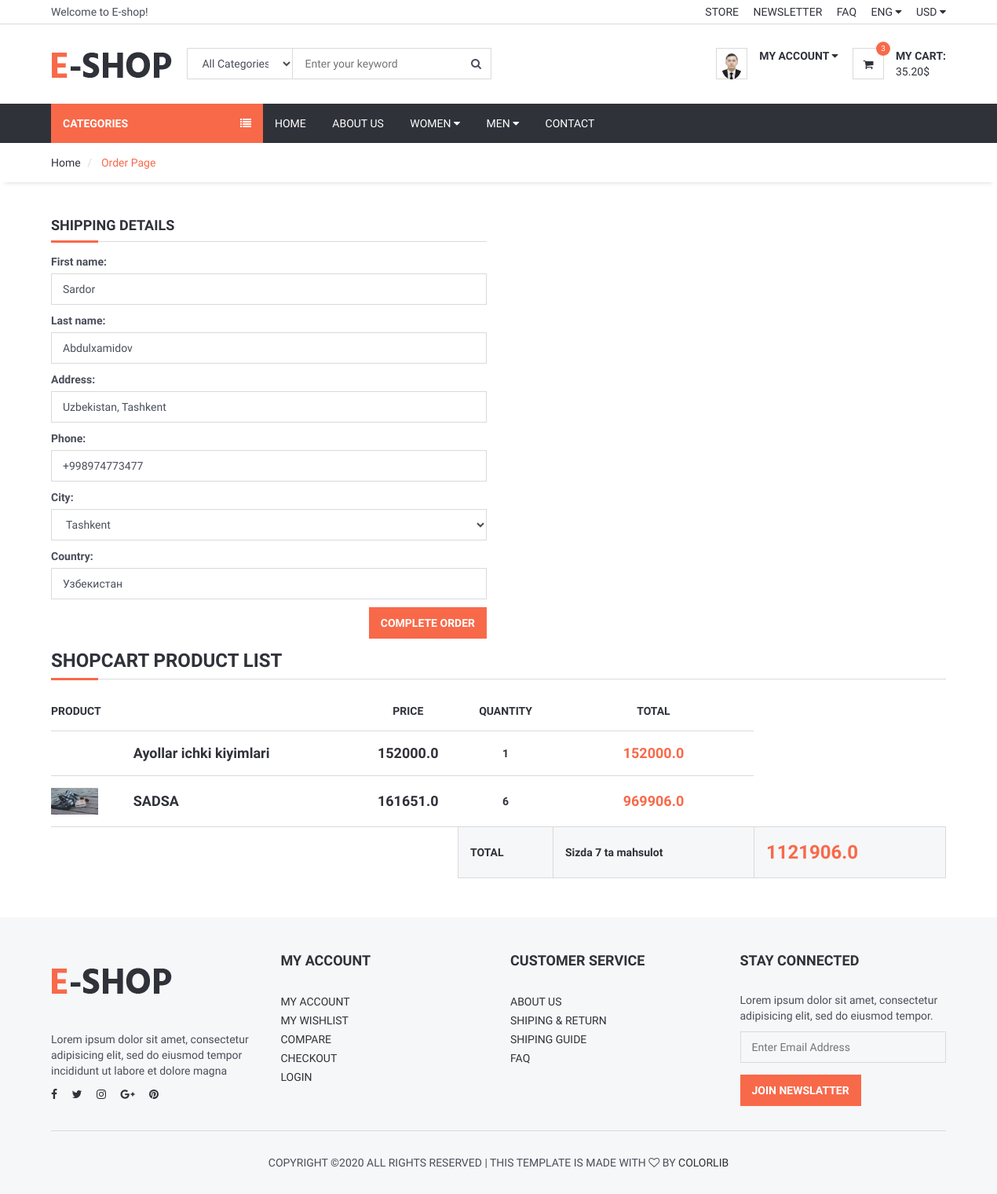
The app's page /order/orderproduct/ (signed in), older data.
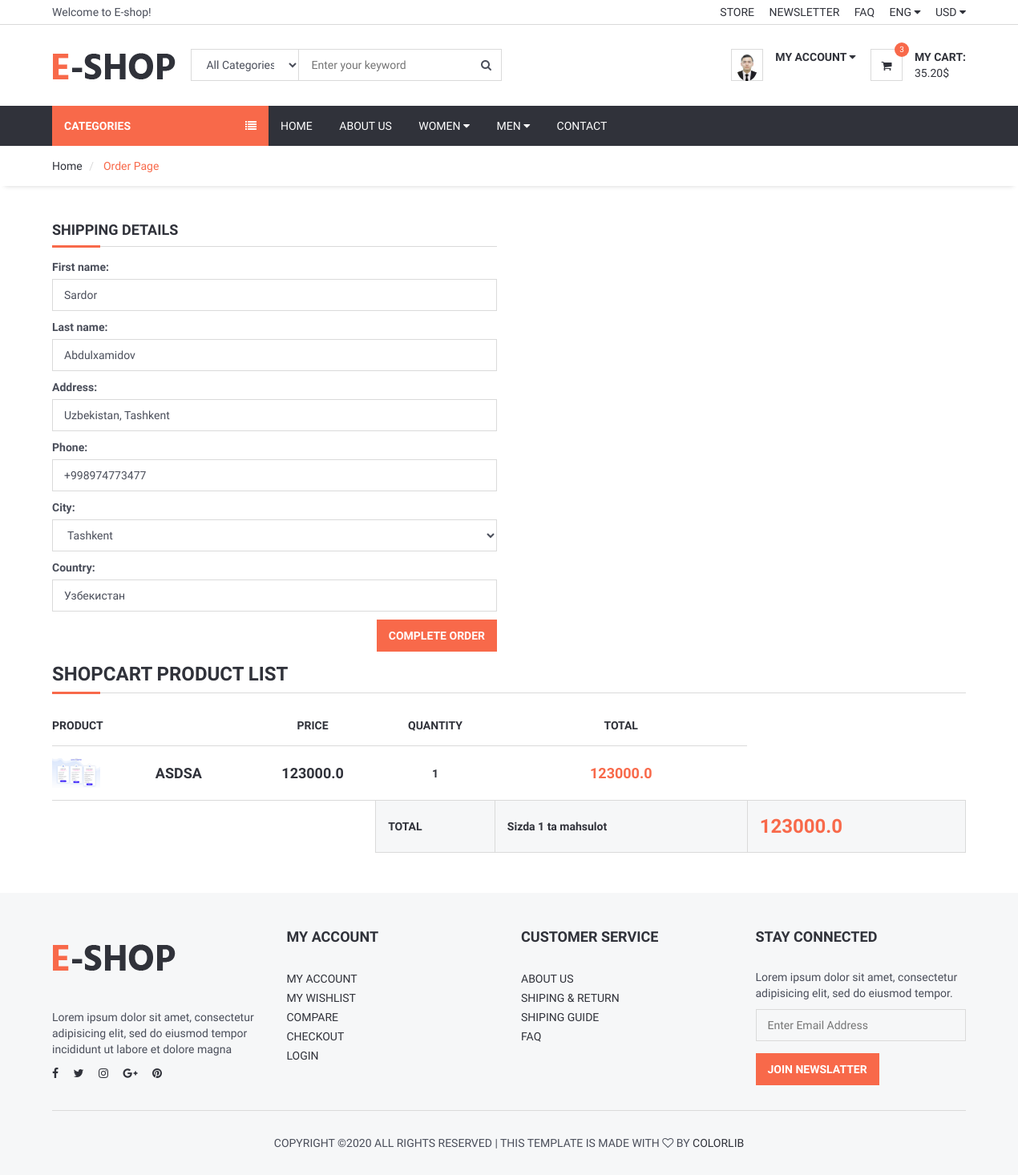
The same page, newer data.
### order/models.py (models this page shows, shortened)
class ShopCart(models.Model):
    user = models.ForeignKey(User, on_delete=models.SET_NULL, null=True)
    product = models.ForeignKey(Product, on_delete=models.SET_NULL, null=True)
    quantity = models.IntegerField()
    @property
    def amount(self):
        return (self.quantity * self.product.price)

### product/models.py (models this page shows, shortened)
class Product(models.Model):
    STATUS = (
        ('True', 'Mavjud'),
        ('False', 'Mavjud Emas'),
    )
    Variants=(
        ('None', 'None'),
        ('Color', 'Color'),
        ('Size', 'Size'),
        ('Size-Color', 'Size-Color'),
    )
    category = models.ForeignKey(Category, on_delete=models.CASCADE)
    title = models.CharField(max_length=255, unique=True)
    keywords = models.CharField(max_length=255, unique=True)
    description = models.TextField(blank=True)
    image = models.ImageField(blank=True, upload_to='images/')
    price = models.FloatField()
    amount = models.IntegerField()
    minamount = models.IntegerField()
    detail = RichTextUploadingField()
    variant = models.CharField(max_length=15, choices=Variants, default='None')
    status = models.CharField(max_length=15, choices=STATUS)
    slug = models.SlugField(null=False, unique=True)
    create_at = models.DateTimeField(auto_now_add=True)
    update_at = models.DateTimeField(auto_now=True)
    def __str__(self):
        return self.title
    def image_tag(self):
        return mark_safe('<img src="{}" height="50">'.format(self.image.url))
    image_tag.short_description = 'Image'

### order/views.py (the view, shortened to what this page needs)
# urls.py: path('orderproduct/', views.orderproduct, name='orderproduct'),
def orderproduct(request):
    category = Category.objects.all()
    current_user = request.user
    shopcart = ShopCart.objects.filter(user_id=current_user.id)
    total_quantity = 0
    total = 0
    for rs in shopcart:
        total += rs.product.price * rs.quantity
        total_quantity += rs.quantity
    form = OrderForm
    shopcart = ShopCart.objects.filter(user_id=current_user.id)
    profile = UserProfile.objects.get(user_id=current_user.id)
    context = {
        'shopcart': shopcart,
        'category': category,
        'total': total,
        'total_quantity': total_quantity,
        'profile': profile,
        'form': form,
    }
    return render(request, 'orderproduct.html', context)

### order/templates/orderproduct.html (shortened to what this page needs)
{% extends 'homebase.html'%}
{% load static %}
{% block sidebar %}{% include 'sidebar.html' %} {% endblock %}
{% block body %}
	<div id="breadcrumb">
		<div class="container">
			<ul class="breadcrumb">
				<li><a href="/">Home</a></li>
				<li class="active"> Order Page </li>
			</ul>
		</div>
	</div>
	<div class="section">
		<div class="container">
			<div  class="row">
            <form action="" method="post" >
                <div class="col-md-6">
                    <div class="billing-details">
                        <div class="section-title">
                            <h4 class="title">Shipping Details</h4>
                        </div>
                        <p><label for="id_first_name">First name:</label>
                            <input type="text" name="first_name" value="{{ user.first_name }}" class="input" maxlength="10" required id="id_first_name">
                        </p>
                        <p><label for="id_last_name">Last name:</label>
                            <input type="text" name="last_name" value="{{ user.last_name }}" class="input" maxlength="10" required id="id_last_name">
                        </p>
                        <p><label for="id_address">Address:</label>
                            <input type="text" name="address" value="{{ profile.address }}" class="input" maxlength="150" id="id_address">
                        </p>
                        <p><label for="id_phone">Phone:</label>
                            <input type="text" name="phone" value="{{ profile.phone }}" class="input" maxlength="20" id="id_phone">
                        </p>
                        <p><label for="id_city">City:</label>
                            <select name="city" class="input" id="id_city">
                                <option value="{{ profile.city }}" selected>{{ profile.city }}</option>
                            </select>
                        </p>
                        <p><label for="id_country">Country:</label>
                            <input type="text" name="country" class="input" id="id_country" value="{{ profile.country }}">
                        </p>
                        <div class="pull-right">
                            <button type="submit" class="primary-btn">Complete Order</button>
                        </div>
                    </div>
                </div>
            </form>
                    <div class="col-md-12">
						<div class="order-summary clearfix">
							<div class="section-title">
								<h3 class="title">Shopcart Product List</h3>
							</div>
							<table class="shopping-cart-table table">
								<thead>
									<tr>
										<th>Product</th>
										<th></th>
										<th class="text-center">Price</th>
										<th class="text-center">Quantity</th>
										<th class="text-center">Total</th>
									</tr>
								</thead>
								<tbody>
                                {% for rs in shopcart %}
									<tr>
										<td class="thumb"><img src="{{ rs.product.image.url }}" alt=""></td>
										<td class="details">
											<a href="/product/{{ rs.product.id }}/{{ rs.product.slug }}">{{ rs.product}}</a>
										</td>
										<td class="price text-center"><strong>{{rs.product.price}}</strong><br></td>
                                        <td class="qty text-center"><strong>{{ rs.quantity }} </strong></td>
										<td class="total text-center"><strong class="primary-color">{{rs.amount}}</strong></td>
                                   </tr>
                                {% endfor %}
								</tbody>
								<tfoot>
									<tr>
										<th class="empty" colspan="3"></th>
										<th>TOTAL</th>
                                        <th colspan="2" class="total_quantity">Sizda {{ total_quantity }} ta mahsulot</th>
										<th colspan="2" class="total">{{total}}</th>
									</tr>
								</tfoot>
							</table>
						</div>
					</div>
			</div>
		</div>
	</div>
 {% endblock %}
{% block footer %}{% include 'footer.html' %} {% endblock %}

Row changes from the older to the newer data that the page shows:
removed ShopCart: product "Ayollar ichki kiyimlari", product.price "152000.0", quantity "1", amount "152000.0"
removed ShopCart: product.image (picture), product "SADSA", product.price "161651.0", quantity "6", amount "969906.0"
added ShopCart: product.image (picture), product "ASDSA", product.price "123000.0", quantity "1", amount "123000.0"
Text that changed along with them:
{{ total_quantity }}: "7" → "1"
{{ total }}: "1121906.0" → "123000.0"
